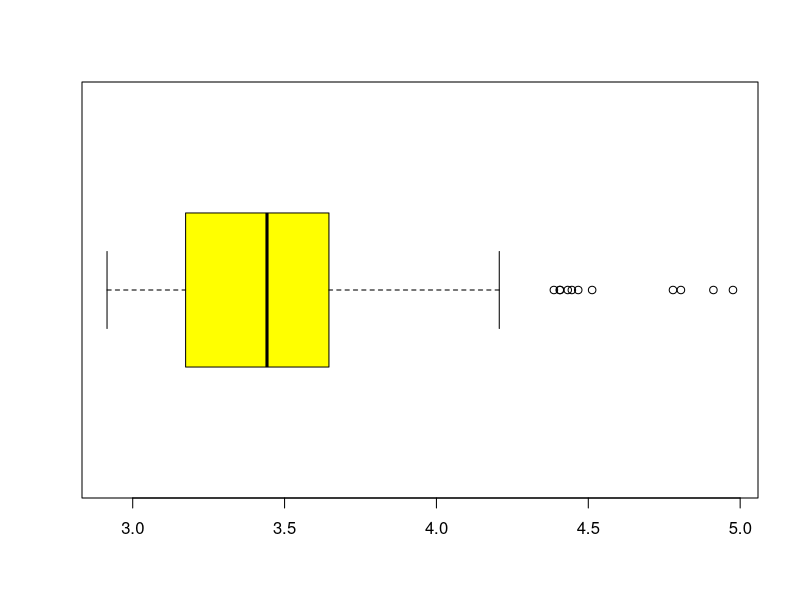
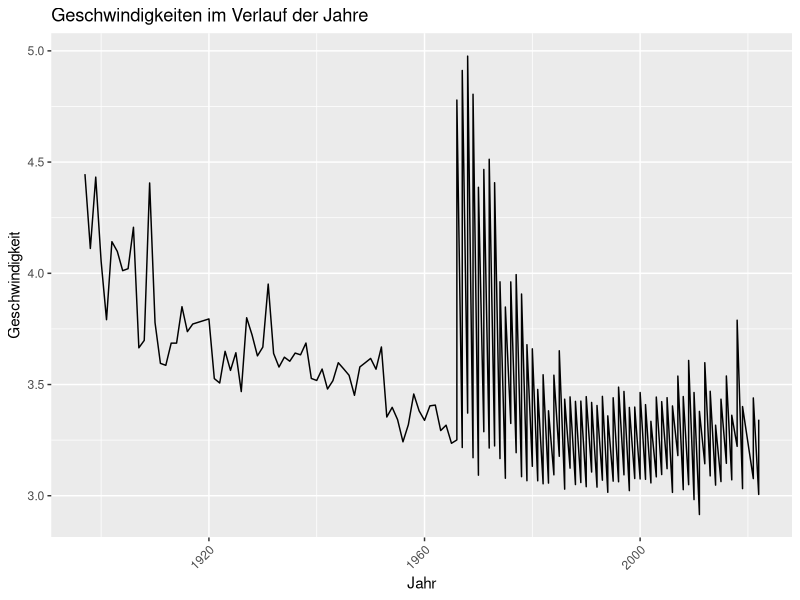
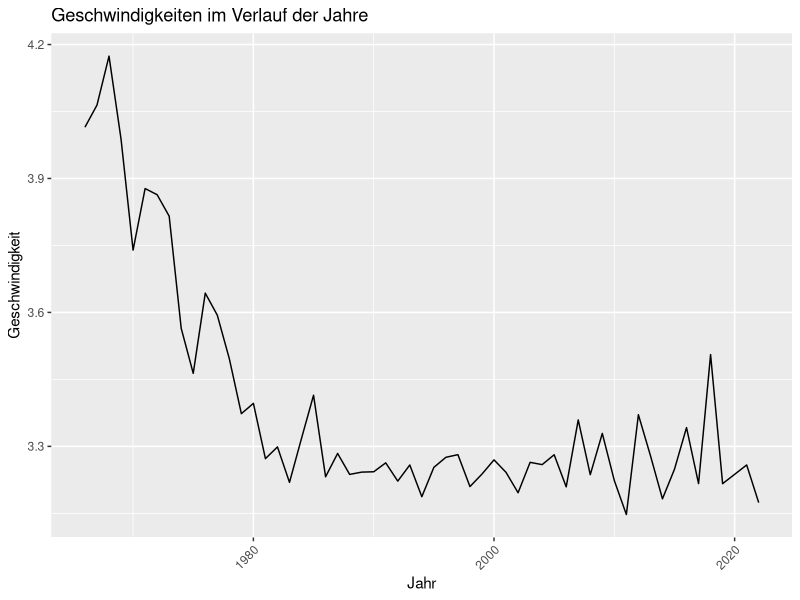
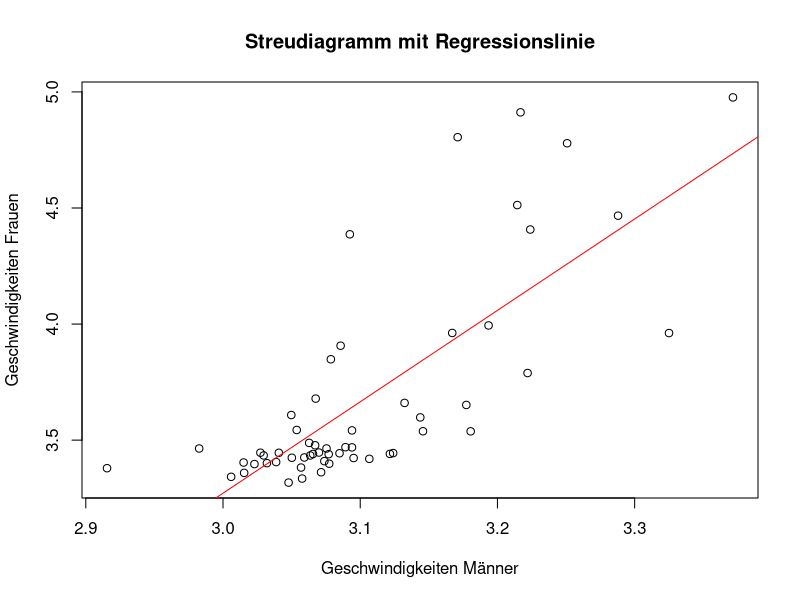

Reproduce these figures in R, in order.
## ---- chunk 1
knitr::opts_chunk$set(echo = TRUE)

# Libraries setzten
library("lubridate")
library("chron")
library("hms")
library(ggplot2)
library(dplyr)

# Datensätze importieren
all_data <- read.csv("../Mens_And_Womens_Boston_Marathon_Winners.csv")
womens_data <- read.csv("../Womens_Boston_Marathon_Winners.csv")
mens_data <- read.csv("../Mens_Boston_Marathon_Winners.csv")
## ---- chunk 2
# Geschwindigkeiten von Männern und Frauen
all_times <- format(as.POSIXct(strptime(all_data$Time, format="%H:%M:%S")), 
                    format = "%H:%M:%S")
all_times_hms <- as_hms(all_times) # Umwandlung in Stunden-Minuten-Sekunden
all_times_in_seconds <- lubridate::seconds(all_times_hms)
all_times_in_minutes <- as.numeric(all_times_in_seconds / 60)
all_speeds <- all_times_in_minutes / all_data$Distance..KM.
filtered_all_speeds <- c(all_speeds)[!(is.null(all_speeds) | is.na(all_speeds) | all_speeds == "")]

# Geschwindigkeiten von Frauen
womens_times <- format(as.POSIXct(strptime(womens_data$Time, format = "%H:%M:%S")), 
                    format = "%H:%M:%S")
womens_times_hms <- as_hms(womens_times) # Umwandlung in Stunden-Minuten-Sekunden
womens_times_in_seconds <- lubridate::seconds(womens_times_hms)
womens_times_in_minutes <- as.numeric(womens_times_in_seconds / 60)
womens_speeds <- womens_times_in_minutes / womens_data$Distance..KM.

# Geschwindigkeiten von Männern
mens_times <- format(as.POSIXct(strptime(mens_data$Time, format="%H:%M:%S")), 
                    format = "%H:%M:%S")
mens_times_hms <- as_hms(mens_times) # Umwandlung in Stunden-Minuten-Sekunden
mens_times_in_seconds <- lubridate::seconds(mens_times_hms)
mens_times_in_minutes <- as.numeric(mens_times_in_seconds / 60)
mens_speeds <- mens_times_in_minutes / mens_data$Distance..KM.
## ---- chunk 3
mean_speeds <- mean(all_speeds, na.rm = TRUE)
mean_womens_speeds <- mean(womens_speeds, na.rm = TRUE)
mean_mens_speeds <- mean(mens_speeds, na.rm = TRUE)
diff_means <- mean_mens_speeds - mean_womens_speeds
## ---- chunk 4
median_speeds <- median(all_speeds, na.rm = TRUE)
median_womens_speeds <- median(womens_speeds, na.rm = TRUE)
median_mens_speeds <- median(mens_speeds, na.rm = TRUE)
diff_median <- abs(mean_womens_speeds -  mean_mens_speeds)
## ---- chunk 5
min_speed <- min(all_speeds, na.rm = TRUE)
min_womens_speed <- min(womens_speeds, na.rm = TRUE)
min_mens_speed <- min(mens_speeds, na.rm = TRUE)
# schnellste Geschwindigkeit entspricht der der Männer:
min_speed == min_mens_speed

max_speed <- max(all_speeds, na.rm = TRUE)
max_womens_speed <- max(womens_speeds, na.rm = TRUE)
max_mens_speed <- max(mens_speeds, na.rm = TRUE)
# langsamste Geschwindigkeit entspricht der der Frauen:
max_speed == max_womens_speed
## ---- chunk 6
quartiles_all_speeds <- quantile(filtered_all_speeds, probs = c(0, 0.25, 0.5, 0.75, 1))
summary_all_speeds <- summary(all_speeds)
summary_all_speeds
boxplot(all_speeds, type=1, col=c('yellow'), horizontal = TRUE)
## ---- chunk 7
# barplot(all_speeds, col = rainbow(250), main = "Geschwindigkeiten im Verlauf der Jahre")
all_speeds_df <- data.frame(Jahr = all_data$Year, 
                            Geschwindigkeit = all_speeds)
# todo wenn mehrere Werte pro Jahr: Durchschnitt
ggplot(all_speeds_df, aes(x = Jahr, y = Geschwindigkeit)) +
  geom_line() +
  xlab("Jahr") +
  ylab("Geschwindigkeit") +
  ggtitle("Geschwindigkeiten im Verlauf der Jahre") +
  theme(axis.text.x = element_text(angle = 45, hjust = 1))
## ---- chunk 8
mens_data_since_1966 <- subset(mens_data, Year >= 1966)
filtered_womens_data <- womens_data[!(is.na(womens_data$Year) | is.nan(womens_data$Year)), ]
merged_data <- merge(mens_data_since_1966, filtered_womens_data, by = "Year")
merged_data$Speed.x <- as.numeric(lubridate::seconds(as_hms(format(as.POSIXct(strptime(merged_data$Time.x, format="%H:%M:%S")), format = "%H:%M:%S"))) / 60) / merged_data$Distance..KM..x
merged_data$Speed.y <- as.numeric(lubridate::seconds(as_hms(format(as.POSIXct(strptime(merged_data$Time.y, format="%H:%M:%S")), format = "%H:%M:%S"))) / 60) / merged_data$Distance..KM..y
mean_speed_since_1966 <- rowMeans(merged_data[, c("Speed.x", "Speed.y")], na.rm = TRUE)

mean_speeds_since_1966_df <- data.frame(Jahr = merged_data$Year, 
                            Geschwindigkeit = mean_speed_since_1966)

ggplot(mean_speeds_since_1966_df, aes(x = Jahr, y = Geschwindigkeit)) +
  geom_line() +
  xlab("Jahr") +
  ylab("Geschwindigkeit") +
  ggtitle("Geschwindigkeiten im Verlauf der Jahre") +
  theme(axis.text.x = element_text(angle = 45, hjust = 1))
## ---- chunk 9
# todo

## ---- chunk 10
frequency <- table(all_data$Country, exclude = c(NULL, ""))
df <- data.frame(Land = names(frequency), Häufigkeit = as.vector(unname(frequency)))
df <- arrange(df, desc(frequency))
df
#pie(df_filtered$Frequency.Freq, labels = df_filtered$Country, main = "Wins by Country")
## ---- chunk 11
lm_model <- lm(Speed.y ~ Speed.x, data = merged_data)

predicted_values <- predict(lm_model)
plot(
  merged_data$Speed.x, 
  merged_data$Speed.y, 
  main = "Streudiagramm mit Regressionslinie",
  xlab = "Geschwindigkeiten Männer",
  ylab = "Geschwindigkeiten Frauen")
abline(lm_model, col = "red")
covariance <- cov(merged_data$Speed.x, merged_data$Speed.y)
correlation <- cor(merged_data$Speed.x, merged_data$Speed.y)
## ---- chunk 12
# todo
